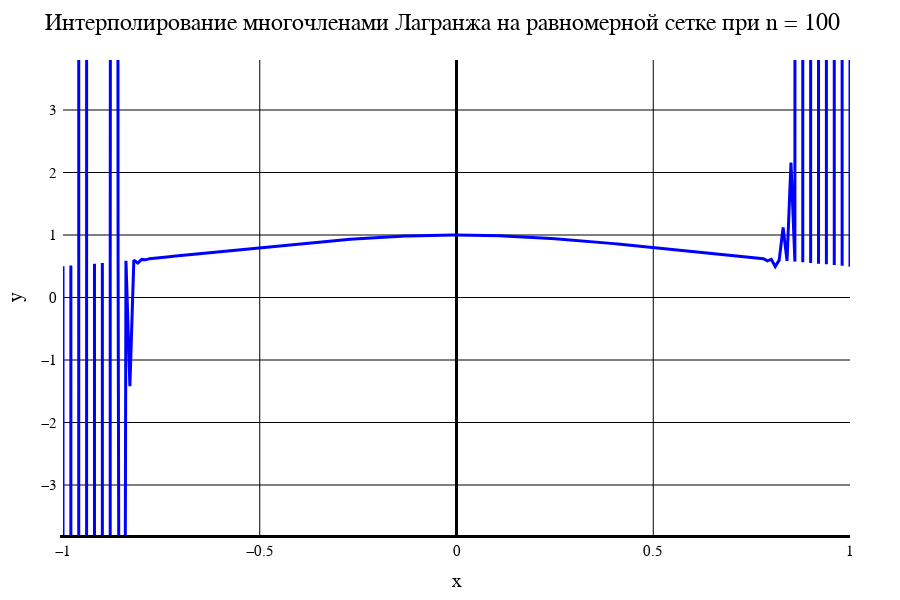

Notebook code cell kept with this figure:
### Markdown cell above
Лагранж. Равномерная сетка

### Code cell
data1[1]

### Figure 1 — Plotly figure (JSON) as saved in the notebook; plotly's stock layout.template omitted (floating-point values rounded to 4 significant figures; data arrays with more than 128 entries replaced by an {"elided": "..."} marker saying what was removed)
{"data": [{"line": {"color": "blue", "width": 3}, "mode": "line", "type": "scatter", "x": {"elided": "201 float values"}, "y": {"elided": "201 float values"}}], "layout": {"coloraxis": {"outlinecolor": "black"}, "font": {"color": "black", "family": "Time New Roman"}, "height": 600, "margin": {"b": 50, "l": 50, "r": 50, "t": 60}, "paper_bgcolor": "white", "plot_bgcolor": "white", "title": {"autosize": false, "font": {"color": "black", "family": "Times New Roman", "size": 24}, "paper_bgcolor": "red", "text": "Интерполирование многочленами Лагранжа на равномерной сетке при n = 100"}, "width": 900, "xaxis": {"color": "black", "gridcolor": "black", "gridwidth": 1, "linecolor": "black", "linewidth": 3, "tickfont": {"size": 15}, "title": {"font": {"color": "black", "family": "Times New Roman", "size": 20}, "text": "x"}, "zeroline": true, "zerolinecolor": "black", "zerolinewidth": 3}, "yaxis": {"exponentformat": "power", "gridcolor": "black", "gridwidth": 1, "linewidth": 3, "range": [-3.8, 3.8], "tickfont": {"size": 15}, "title": {"font": {"color": "black", "family": "Times New Roman", "size": 20}, "text": "y"}, "zeroline": true, "zerolinecolor": "black", "zerolinewidth": 1}}}
